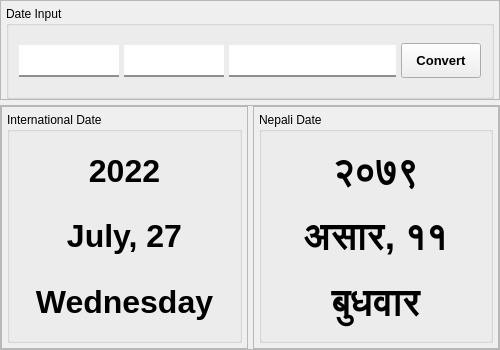
<?xml version="1.0" encoding="UTF-8"?>
<ui version="4.0">
 <class>DateConverterWindow</class>
 <widget class="QWidget" name="DateConverterWindow">
  <property name="windowModality">
   <enum>Qt::WindowModal</enum>
  </property>
  <property name="geometry">
   <rect>
    <x>0</x>
    <y>0</y>
    <width>500</width>
    <height>350</height>
   </rect>
  </property>
  <property name="windowTitle">
   <string>Form</string>
  </property>
  <layout class="QVBoxLayout" name="verticalLayout">
   <property name="spacing">
    <number>5</number>
   </property>
   <property name="leftMargin">
    <number>0</number>
   </property>
   <property name="topMargin">
    <number>0</number>
   </property>
   <property name="rightMargin">
    <number>0</number>
   </property>
   <property name="bottomMargin">
    <number>0</number>
   </property>
   <item>
    <widget class="QFrame" name="dt_input">
     <property name="maximumSize">
      <size>
       <width>16777215</width>
       <height>100</height>
      </size>
     </property>
     <property name="styleSheet">
      <string notr="true">QLineEdit{
	font-size: 18pt;
	border: None;
	border-bottom: 2px solid #8f8f8f;
}
QLineEdit:focus{
	border-bottom: 2px solid #5f5f5f;
}
QLineEdit#date_input{
	width: 100;
}
 QLineEdit#month_input{
	width: 100;
}</string>
     </property>
     <property name="frameShape">
      <enum>QFrame::StyledPanel</enum>
     </property>
     <property name="frameShadow">
      <enum>QFrame::Raised</enum>
     </property>
     <layout class="QHBoxLayout" name="horizontalLayout_2">
      <property name="spacing">
       <number>0</number>
      </property>
      <property name="leftMargin">
       <number>5</number>
      </property>
      <property name="topMargin">
       <number>5</number>
      </property>
      <property name="rightMargin">
       <number>5</number>
      </property>
      <property name="bottomMargin">
       <number>0</number>
      </property>
      <item>
       <widget class="QGroupBox" name="dt_input_grp">
        <property name="title">
         <string>Date Input</string>
        </property>
        <property name="flat">
         <bool>false</bool>
        </property>
        <property name="checkable">
         <bool>false</bool>
        </property>
        <layout class="QHBoxLayout" name="horizontalLayout_3">
         <property name="spacing">
          <number>5</number>
         </property>
         <property name="leftMargin">
          <number>10</number>
         </property>
         <property name="topMargin">
          <number>10</number>
         </property>
         <property name="rightMargin">
          <number>10</number>
         </property>
         <property name="bottomMargin">
          <number>10</number>
         </property>
         <item>
          <widget class="QLineEdit" name="month_input"/>
         </item>
         <item>
          <widget class="QLineEdit" name="date_input"/>
         </item>
         <item>
          <widget class="QLineEdit" name="year_input"/>
         </item>
         <item>
          <widget class="QPushButton" name="convert_btn">
           <property name="minimumSize">
            <size>
             <width>0</width>
             <height>35</height>
            </size>
           </property>
           <property name="maximumSize">
            <size>
             <width>16777215</width>
             <height>35</height>
            </size>
           </property>
           <property name="font">
            <font>
             <family>Helvetica</family>
             <pointsize>10</pointsize>
             <weight>75</weight>
             <italic>false</italic>
             <bold>true</bold>
            </font>
           </property>
           <property name="cursor">
            <cursorShape>PointingHandCursor</cursorShape>
           </property>
           <property name="text">
            <string>Convert</string>
           </property>
          </widget>
         </item>
        </layout>
       </widget>
      </item>
     </layout>
    </widget>
   </item>
   <item>
    <widget class="QFrame" name="dt_output">
     <property name="frameShape">
      <enum>QFrame::StyledPanel</enum>
     </property>
     <property name="frameShadow">
      <enum>QFrame::Raised</enum>
     </property>
     <layout class="QHBoxLayout" name="horizontalLayout">
      <property name="spacing">
       <number>5</number>
      </property>
      <property name="leftMargin">
       <number>0</number>
      </property>
      <property name="topMargin">
       <number>0</number>
      </property>
      <property name="rightMargin">
       <number>0</number>
      </property>
      <property name="bottomMargin">
       <number>0</number>
      </property>
      <item>
       <widget class="QFrame" name="int_date_container">
        <property name="frameShape">
         <enum>QFrame::StyledPanel</enum>
        </property>
        <property name="frameShadow">
         <enum>QFrame::Raised</enum>
        </property>
        <layout class="QVBoxLayout" name="verticalLayout_2">
         <property name="spacing">
          <number>5</number>
         </property>
         <property name="leftMargin">
          <number>5</number>
         </property>
         <property name="topMargin">
          <number>5</number>
         </property>
         <property name="rightMargin">
          <number>5</number>
         </property>
         <property name="bottomMargin">
          <number>5</number>
         </property>
         <item>
          <widget class="QGroupBox" name="int_dt_grp">
           <property name="title">
            <string>International Date</string>
           </property>
           <layout class="QVBoxLayout" name="verticalLayout_4">
            <item>
             <widget class="QLabel" name="label">
              <property name="font">
               <font>
                <family>Helvetica</family>
                <pointsize>24</pointsize>
                <weight>75</weight>
                <bold>true</bold>
               </font>
              </property>
              <property name="text">
               <string>2022</string>
              </property>
              <property name="alignment">
               <set>Qt::AlignCenter</set>
              </property>
             </widget>
            </item>
            <item>
             <widget class="QLabel" name="label_2">
              <property name="font">
               <font>
                <family>Helvetica</family>
                <pointsize>24</pointsize>
                <weight>75</weight>
                <bold>true</bold>
               </font>
              </property>
              <property name="text">
               <string>July, 27</string>
              </property>
              <property name="alignment">
               <set>Qt::AlignCenter</set>
              </property>
             </widget>
            </item>
            <item>
             <widget class="QLabel" name="label_3">
              <property name="font">
               <font>
                <family>Helvetica</family>
                <pointsize>24</pointsize>
                <weight>75</weight>
                <bold>true</bold>
               </font>
              </property>
              <property name="text">
               <string>Wednesday</string>
              </property>
              <property name="alignment">
               <set>Qt::AlignCenter</set>
              </property>
             </widget>
            </item>
           </layout>
          </widget>
         </item>
        </layout>
       </widget>
      </item>
      <item>
       <widget class="QFrame" name="nep_date_container">
        <property name="frameShape">
         <enum>QFrame::StyledPanel</enum>
        </property>
        <property name="frameShadow">
         <enum>QFrame::Raised</enum>
        </property>
        <layout class="QVBoxLayout" name="verticalLayout_3">
         <property name="spacing">
          <number>5</number>
         </property>
         <property name="leftMargin">
          <number>5</number>
         </property>
         <property name="topMargin">
          <number>5</number>
         </property>
         <property name="rightMargin">
          <number>5</number>
         </property>
         <property name="bottomMargin">
          <number>5</number>
         </property>
         <item>
          <widget class="QGroupBox" name="nep_dt_grp">
           <property name="title">
            <string>Nepali Date</string>
           </property>
           <layout class="QVBoxLayout" name="verticalLayout_5">
            <item>
             <widget class="QLabel" name="label_4">
              <property name="font">
               <font>
                <family>Helvetica</family>
                <pointsize>28</pointsize>
                <weight>75</weight>
                <bold>true</bold>
               </font>
              </property>
              <property name="text">
               <string>२०७९</string>
              </property>
              <property name="alignment">
               <set>Qt::AlignCenter</set>
              </property>
             </widget>
            </item>
            <item>
             <widget class="QLabel" name="label_5">
              <property name="font">
               <font>
                <family>Helvetica</family>
                <pointsize>28</pointsize>
                <weight>75</weight>
                <bold>true</bold>
               </font>
              </property>
              <property name="text">
               <string>असार, ११</string>
              </property>
              <property name="alignment">
               <set>Qt::AlignCenter</set>
              </property>
             </widget>
            </item>
            <item>
             <widget class="QLabel" name="label_6">
              <property name="font">
               <font>
                <family>Helvetica</family>
                <pointsize>28</pointsize>
                <weight>75</weight>
                <bold>true</bold>
               </font>
              </property>
              <property name="text">
               <string>बुधवार</string>
              </property>
              <property name="alignment">
               <set>Qt::AlignCenter</set>
              </property>
             </widget>
            </item>
           </layout>
          </widget>
         </item>
        </layout>
       </widget>
      </item>
     </layout>
    </widget>
   </item>
  </layout>
 </widget>
 <resources/>
 <connections/>
</ui>
